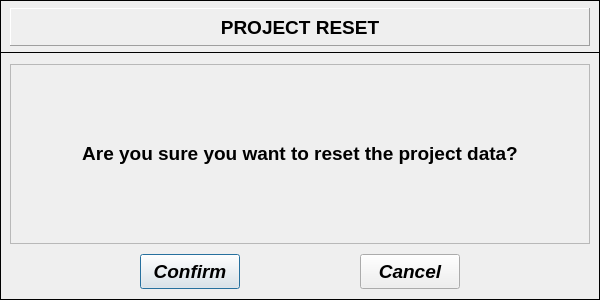
<?xml version="1.0" encoding="UTF-8"?>
<ui version="4.0">
 <class>Dialog</class>
 <widget class="QDialog" name="Dialog">
  <property name="geometry">
   <rect>
    <x>0</x>
    <y>0</y>
    <width>600</width>
    <height>300</height>
   </rect>
  </property>
  <property name="minimumSize">
   <size>
    <width>600</width>
    <height>300</height>
   </size>
  </property>
  <property name="maximumSize">
   <size>
    <width>600</width>
    <height>300</height>
   </size>
  </property>
  <property name="windowTitle">
   <string>Project reset</string>
  </property>
  <widget class="QFrame" name="frame_2">
   <property name="geometry">
    <rect>
     <x>0</x>
     <y>52</y>
     <width>600</width>
     <height>248</height>
    </rect>
   </property>
   <property name="minimumSize">
    <size>
     <width>600</width>
     <height>248</height>
    </size>
   </property>
   <property name="maximumSize">
    <size>
     <width>600</width>
     <height>248</height>
    </size>
   </property>
   <property name="frameShape">
    <enum>QFrame::Box</enum>
   </property>
   <property name="frameShadow">
    <enum>QFrame::Plain</enum>
   </property>
   <widget class="QLabel" name="Label_message">
    <property name="geometry">
     <rect>
      <x>10</x>
      <y>12</y>
      <width>580</width>
      <height>180</height>
     </rect>
    </property>
    <property name="minimumSize">
     <size>
      <width>580</width>
      <height>180</height>
     </size>
    </property>
    <property name="maximumSize">
     <size>
      <width>580</width>
      <height>180</height>
     </size>
    </property>
    <property name="font">
     <font>
      <family>Arial</family>
      <pointsize>13</pointsize>
      <weight>75</weight>
      <italic>false</italic>
      <bold>true</bold>
     </font>
    </property>
    <property name="frameShape">
     <enum>QFrame::StyledPanel</enum>
    </property>
    <property name="frameShadow">
     <enum>QFrame::Sunken</enum>
    </property>
    <property name="text">
     <string>&lt;html&gt;&lt;head/&gt;&lt;body&gt;&lt;p align=&quot;center&quot;&gt;&lt;span style=&quot; font-size:14pt;&quot;&gt;Are you sure you want to reset the project data?&lt;/span&gt;&lt;/p&gt;&lt;/body&gt;&lt;/html&gt;</string>
    </property>
    <property name="textFormat">
     <enum>Qt::AutoText</enum>
    </property>
    <property name="alignment">
     <set>Qt::AlignCenter</set>
    </property>
   </widget>
   <widget class="QPushButton" name="pushButton_confirm">
    <property name="geometry">
     <rect>
      <x>140</x>
      <y>202</y>
      <width>100</width>
      <height>35</height>
     </rect>
    </property>
    <property name="font">
     <font>
      <family>Arial</family>
      <pointsize>14</pointsize>
      <weight>75</weight>
      <italic>true</italic>
      <bold>true</bold>
     </font>
    </property>
    <property name="text">
     <string>Confirm</string>
    </property>
    <property name="default">
     <bool>false</bool>
    </property>
    <property name="flat">
     <bool>false</bool>
    </property>
   </widget>
   <widget class="QPushButton" name="pushButton_cancel">
    <property name="geometry">
     <rect>
      <x>360</x>
      <y>202</y>
      <width>100</width>
      <height>35</height>
     </rect>
    </property>
    <property name="font">
     <font>
      <family>Arial</family>
      <pointsize>14</pointsize>
      <weight>75</weight>
      <italic>true</italic>
      <bold>true</bold>
     </font>
    </property>
    <property name="text">
     <string>Cancel</string>
    </property>
    <property name="default">
     <bool>false</bool>
    </property>
    <property name="flat">
     <bool>false</bool>
    </property>
   </widget>
  </widget>
  <widget class="QFrame" name="frame_4">
   <property name="geometry">
    <rect>
     <x>0</x>
     <y>0</y>
     <width>600</width>
     <height>53</height>
    </rect>
   </property>
   <property name="minimumSize">
    <size>
     <width>600</width>
     <height>0</height>
    </size>
   </property>
   <property name="maximumSize">
    <size>
     <width>600</width>
     <height>16777215</height>
    </size>
   </property>
   <property name="frameShape">
    <enum>QFrame::Box</enum>
   </property>
   <property name="frameShadow">
    <enum>QFrame::Plain</enum>
   </property>
   <widget class="QFrame" name="frame">
    <property name="geometry">
     <rect>
      <x>10</x>
      <y>8</y>
      <width>580</width>
      <height>38</height>
     </rect>
    </property>
    <property name="minimumSize">
     <size>
      <width>580</width>
      <height>0</height>
     </size>
    </property>
    <property name="maximumSize">
     <size>
      <width>580</width>
      <height>16777215</height>
     </size>
    </property>
    <property name="frameShape">
     <enum>QFrame::Panel</enum>
    </property>
    <property name="frameShadow">
     <enum>QFrame::Raised</enum>
    </property>
    <widget class="QLabel" name="Label_message_2">
     <property name="geometry">
      <rect>
       <x>40</x>
       <y>4</y>
       <width>500</width>
       <height>31</height>
      </rect>
     </property>
     <property name="minimumSize">
      <size>
       <width>500</width>
       <height>10</height>
      </size>
     </property>
     <property name="maximumSize">
      <size>
       <width>500</width>
       <height>185</height>
      </size>
     </property>
     <property name="font">
      <font>
       <family>Arial</family>
       <pointsize>13</pointsize>
       <weight>75</weight>
       <italic>false</italic>
       <bold>true</bold>
      </font>
     </property>
     <property name="frameShape">
      <enum>QFrame::NoFrame</enum>
     </property>
     <property name="frameShadow">
      <enum>QFrame::Sunken</enum>
     </property>
     <property name="text">
      <string>&lt;html&gt;&lt;head/&gt;&lt;body&gt;&lt;p align=&quot;center&quot;&gt;&lt;span style=&quot; font-size:14pt;&quot;&gt;PROJECT RESET&lt;/span&gt;&lt;/p&gt;&lt;/body&gt;&lt;/html&gt;</string>
     </property>
     <property name="textFormat">
      <enum>Qt::AutoText</enum>
     </property>
     <property name="alignment">
      <set>Qt::AlignCenter</set>
     </property>
    </widget>
   </widget>
  </widget>
 </widget>
 <resources/>
 <connections/>
</ui>
